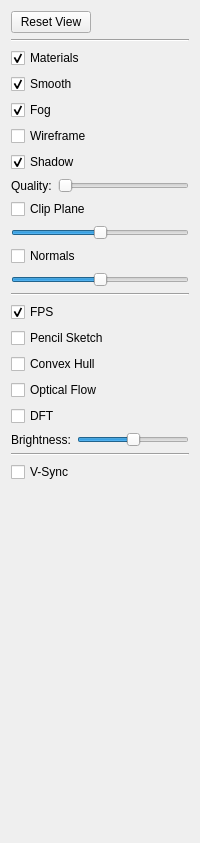
        <widget class="QWidget" name="tabView">
         <attribute name="title">
          <string>View</string>
         </attribute>
         <layout class="QVBoxLayout" name="verticalLayout_2">
          <item>
           <layout class="QHBoxLayout" name="horizontalLayout">
            <item>
             <widget class="QPushButton" name="pushButton_reset_view">
              <property name="maximumSize">
               <size>
                <width>16777215</width>
                <height>16777215</height>
               </size>
              </property>
              <property name="text">
               <string>Reset View</string>
              </property>
             </widget>
            </item>
            <item>
             <spacer name="horizontalSpacer">
              <property name="orientation">
               <enum>Qt::Horizontal</enum>
              </property>
              <property name="sizeType">
               <enum>QSizePolicy::Expanding</enum>
              </property>
              <property name="sizeHint" stdset="0">
               <size>
                <width>1</width>
                <height>20</height>
               </size>
              </property>
             </spacer>
            </item>
           </layout>
          </item>
          <item>
           <widget class="Line" name="line_3">
            <property name="orientation">
             <enum>Qt::Horizontal</enum>
            </property>
           </widget>
          </item>
          <item>
           <widget class="QCheckBox" name="checkBox_materials">
            <property name="text">
             <string>Materials</string>
            </property>
            <property name="checked">
             <bool>true</bool>
            </property>
           </widget>
          </item>
          <item>
           <widget class="QCheckBox" name="checkBox_smooth">
            <property name="text">
             <string>Smooth</string>
            </property>
            <property name="checked">
             <bool>true</bool>
            </property>
           </widget>
          </item>
          <item>
           <widget class="QCheckBox" name="checkBox_fog">
            <property name="text">
             <string>Fog</string>
            </property>
            <property name="checked">
             <bool>true</bool>
            </property>
           </widget>
          </item>
          <item>
           <widget class="QCheckBox" name="checkBox_wireframe">
            <property name="text">
             <string>Wireframe</string>
            </property>
            <property name="checked">
             <bool>false</bool>
            </property>
           </widget>
          </item>
          <item>
           <widget class="QCheckBox" name="checkBox_shadow">
            <property name="text">
             <string>Shadow</string>
            </property>
            <property name="checked">
             <bool>true</bool>
            </property>
           </widget>
          </item>
          <item>
           <layout class="QHBoxLayout" name="horizontalLayout_3">
            <item>
             <widget class="QLabel" name="label_shadow_quality">
              <property name="text">
               <string>Quality:</string>
              </property>
             </widget>
            </item>
            <item>
             <widget class="QSlider" name="slider_shadow_quality">
              <property name="minimum">
               <number>1</number>
              </property>
              <property name="maximum">
               <number>10</number>
              </property>
              <property name="orientation">
               <enum>Qt::Horizontal</enum>
              </property>
             </widget>
            </item>
           </layout>
          </item>
          <item>
           <widget class="QCheckBox" name="checkBox_clip_plane">
            <property name="text">
             <string>Clip Plane</string>
            </property>
           </widget>
          </item>
          <item>
           <widget class="QSlider" name="slider_clip_plane">
            <property name="maximum">
             <number>1000</number>
            </property>
            <property name="value">
             <number>500</number>
            </property>
            <property name="orientation">
             <enum>Qt::Horizontal</enum>
            </property>
           </widget>
          </item>
          <item>
           <widget class="QCheckBox" name="checkBox_normals">
            <property name="text">
             <string>Normals</string>
            </property>
           </widget>
          </item>
          <item>
           <widget class="QSlider" name="slider_normals">
            <property name="maximum">
             <number>1000</number>
            </property>
            <property name="value">
             <number>500</number>
            </property>
            <property name="orientation">
             <enum>Qt::Horizontal</enum>
            </property>
           </widget>
          </item>
          <item>
           <widget class="Line" name="line_2">
            <property name="orientation">
             <enum>Qt::Horizontal</enum>
            </property>
           </widget>
          </item>
          <item>
           <widget class="QCheckBox" name="checkBox_fps">
            <property name="text">
             <string>FPS</string>
            </property>
            <property name="checked">
             <bool>true</bool>
            </property>
           </widget>
          </item>
          <item>
           <widget class="QCheckBox" name="checkBox_pencil_sketch">
            <property name="text">
             <string>Pencil Sketch</string>
            </property>
           </widget>
          </item>
          <item>
           <widget class="QCheckBox" name="checkBox_convex_hull_2d">
            <property name="text">
             <string>Convex Hull</string>
            </property>
            <property name="checked">
             <bool>false</bool>
            </property>
           </widget>
          </item>
          <item>
           <widget class="QCheckBox" name="checkBox_optical_flow">
            <property name="text">
             <string>Optical Flow</string>
            </property>
           </widget>
          </item>
          <item>
           <widget class="QCheckBox" name="checkBox_dft">
            <property name="text">
             <string>DFT</string>
            </property>
           </widget>
          </item>
          <item>
           <layout class="QFormLayout" name="formLayout_2">
            <item row="0" column="0">
             <widget class="QLabel" name="label_dft_brightness">
              <property name="text">
               <string>Brightness:</string>
              </property>
             </widget>
            </item>
            <item row="0" column="1">
             <widget class="QSlider" name="slider_dft_brightness">
              <property name="maximum">
               <number>1000</number>
              </property>
              <property name="sliderPosition">
               <number>500</number>
              </property>
              <property name="orientation">
               <enum>Qt::Horizontal</enum>
              </property>
             </widget>
            </item>
           </layout>
          </item>
          <item>
           <widget class="Line" name="line_4">
            <property name="orientation">
             <enum>Qt::Horizontal</enum>
            </property>
           </widget>
          </item>
          <item>
           <widget class="QCheckBox" name="checkBox_vertical_sync">
            <property name="text">
             <string>V-Sync</string>
            </property>
           </widget>
          </item>
          <item>
           <spacer name="verticalSpacer_3">
            <property name="orientation">
             <enum>Qt::Vertical</enum>
            </property>
            <property name="sizeHint" stdset="0">
             <size>
              <width>20</width>
              <height>350</height>
             </size>
            </property>
           </spacer>
          </item>
         </layout>
        </widget>
